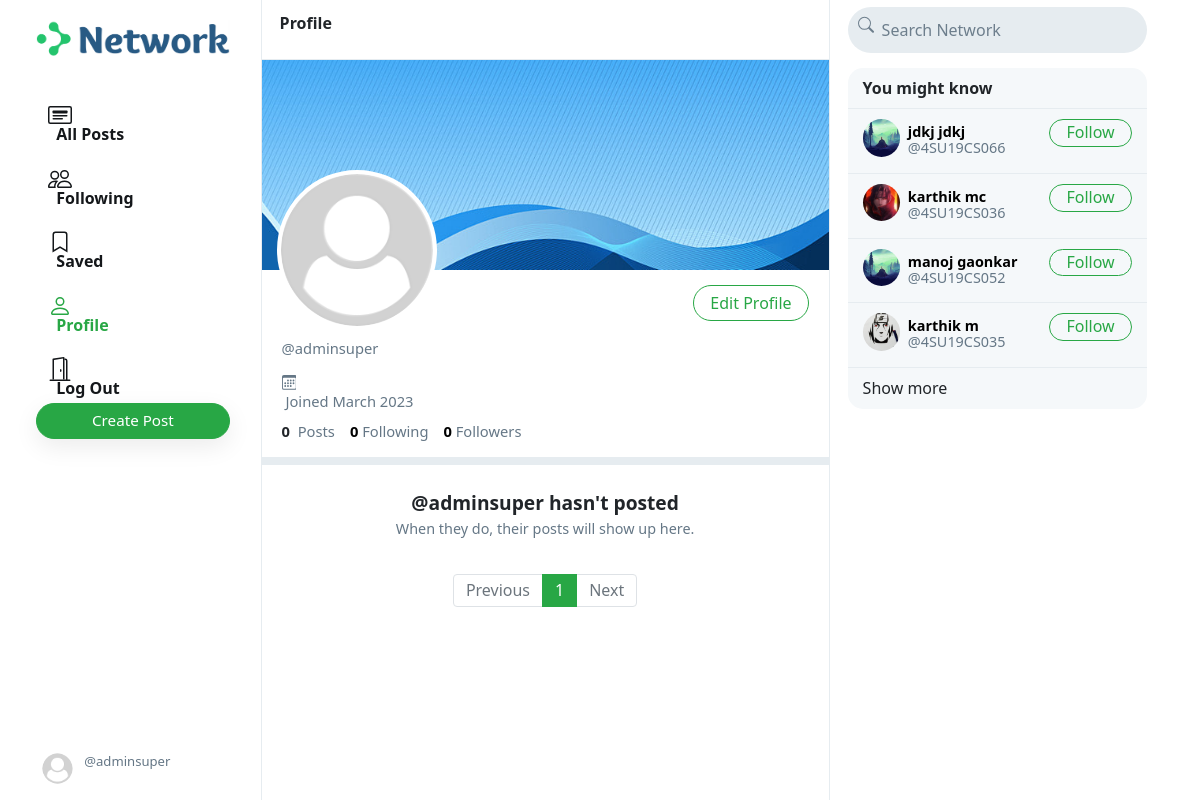
Page /profile/adminsuper (signed in) on the committed database.
### network/models.py (models this page shows, shortened)
class User(AbstractUser):
    profile_pic = models.ImageField(upload_to='profile_pic/',blank=True,default='profile_pic/default_profile_image.png')
    bio = models.TextField(max_length=160, blank=True, null=True)
    cover = models.ImageField(upload_to='covers/', blank=True,default='profile_pic/default_cover_image.png')
    def __str__(self):
        return self.username

### network/views.py (the view)
# urls.py: path("profile/<str:username>", views.profile, name='profile'),
def profile(request, username):
    user = User.objects.get(username=username)
    all_posts = Post.objects.filter(creater=user).order_by('-date_created')
    paginator = Paginator(all_posts, 10)
    page_number = request.GET.get('page')
    if page_number == None:
        page_number = 1
    posts = paginator.get_page(page_number)
    followings = []
    suggestions = []
    follower = False
    if request.user.is_authenticated:
        followings = Follower.objects.filter(followers=request.user).values_list('user', flat=True)
        suggestions = User.objects.exclude(pk__in=followings).exclude(username=request.user.username).order_by("?")[:6]
        if request.user in Follower.objects.get(user=user).followers.all():
            follower = True
        else:
            follower=False
    follower_count = Follower.objects.get(user=user).followers.all().count()
    following_count = Follower.objects.filter(followers=user).count()
    return render(request, 'network/profile.html', {
        "username": user,
        "posts": posts,
        "posts_count": all_posts.count(),
        "suggestions": suggestions,
        "page": "profile",
        "is_follower": follower,
        "follower_count": follower_count,
        "following_count": following_count
    })

### network/templates/network/profile.html (shortened to what this page needs)
{% extends 'network/index.html' %}
{% load static %}
{% block profile %}
    <div class="profile-view" data-user="{{username.username}}">
        <div class="cover-image" style="background-image: url(/media/{{username.cover}})"></div>
        <div class="profile-image" style="background-image: url(/media/{{username.profile_pic}})"></div>
        <div class="profile-details">
            <div>
                {% if user.username == username.username %}
                    <button class="btn btn-outline-success float-right" id="edit-profile-btn">Edit Profile</button>
                {% elif is_follower %}
                    <button class="btn btn-success float-right" onclick="unfollow_user(this,'{{username.username}}','edit_page')" id="following-btn">Following</button>
                {% else %}
                    <button class="btn btn-outline-success float-right" onclick="follow_user(this,'{{username.username}}','edit_page')" id="follow-btn">Follow</button>
                {% endif %}
            </div>
            <div class="details-data">
                <div class="grey">@{{username.username}}</div>
                <div class="grey" style="padding: 8px 0px;">
                    &nbsp;Joined {{username.date_joined | date:"F Y"}}
                </div>
                <div>
                    <strong>
                        {{posts_count}}
                    </strong>
                    &nbsp;<span class="grey">Posts</span>
                    <a href="#">
                        <strong id="following__count">{{following_count | default:0}}</strong>&nbsp;<span class="grey">Following</span>
                    </a>
                    <a href="#">
                        <strong id="follower__count">{{follower_count | default:0}}</strong>&nbsp;<span class="grey">Followers</span>
                    </a>
                </div>
            </div>
        </div>
    </div>
    <div class="space"></div>
{% endblock %}
{% block emptyprofile %}
    <center>
        <br>
        <strong style="font-size: 1.2em;">@{{username}} hasn't posted</strong>
        <div class="grey" style="font-size: .9em;">When they do, their posts will show up here.</div>
    </center>
{% endblock %}

### network/templates/network/layout.html (shortened to what this page needs)
{% load static %}
<!DOCTYPE html>
<html lang="en" class="dark">
    <head>
        <link rel="stylesheet" href="https://stackpath.bootstrapcdn.com/bootstrap/4.4.1/css/bootstrap.min.css">
        <link href="{% static 'network/styles.css' %}" rel="stylesheet">
    </head>
    <body>
        <div class="body" data-page="{{page}}">
            <div class="sidenav">
                <a href="{% url 'index' %}" class="navbar-brand">
                    <img src="{% static 'network/Images/logo.png' %}" height="31px">
                </a>
                <div style="height: 100%;">
                    <div>
                        <div>
                            <ul>
                                <li class="nav-item" id="all_posts">
                                <a href="{% url 'index' %}" class="nav-link">
                                    <div>
                                        &nbsp;&nbsp;All Posts
                                    </div>
                                </a>
                                </li>
                                {% if user.is_authenticated %}
                                    <li class="nav-item" id="following">
                                        <a href="{% url 'following' %}" class="nav-link">
                                            <div>
                                                &nbsp;&nbsp;Following
                                            </div>
                                        </a>
                                    </li>
                                    <li class="nav-item" id="saved">
                                        <a href="{% url 'saved' %}" class="nav-link">
                                            <div>
                                                <svg width="1.5em" height="1.5em" viewBox="0 0 16 16" class="bi bi-bookmark" fill="currentColor" xmlns="http://www.w3.org/2000/svg">
                                                    <path fill-rule="evenodd" d="M8 12l5 3V3a2 2 0 0 0-2-2H5a2 2 0 0 0-2 2v12l5-3zm-4 1.234l4-2.4 4 2.4V3a1 1 0 0 0-1-1H5a1 1 0 0 0-1 1v10.234z"/>
                                                  </svg>
                                                &nbsp;&nbsp;Saved
                                            </div>
                                        </a>
                                    </li>
                                    <li class="nav-item" id="profile">
                                        <a href="{% url 'profile' user.username %}" class="nav-link">
                                            <div>
                                                &nbsp;&nbsp;Profile
                                            </div>
                                        </a>
                                    </li>
                                    <li class="nav-item" id="logout">
                                        <a href="{% url 'logout' %}" class="nav-link">
                                            <div>
                                                &nbsp;&nbsp;Log Out
                                            </div>
                                        </a>
                                    </li>
                                {% endif %}
                            </ul>
                        </div>
                        {% if user.is_authenticated %}
                            <button id="popup-btn" class="btn btn-success new-post-btn" onclick="createpost()">Create Post</button>
                        {% endif %}
                    </div>
                    <div style="position: absolute; bottom: 10px;">
                        {% if user.is_authenticated %}
                            <li class="nav-item sidenav-user">
                                <a href="{% url 'profile' user.username %}" class="nav-link">
                                    <div class="user_account">
                                        <div class="small-profilepic" style="float: left; background-image: url(/media/{{user.profile_pic}})"></div>
                                        <div style="height: 2.7vw; margin: auto;">
                                            <div class="grey" style="margin-top: 4px;">@{{ user.username }}</div>
                                        </div>
                                    </div>
                                </a>
                            </li>
                        {% endif %}
                    </div>
                </div>
            </div>
            {% block body %}
            {% endblock %}
            <div class="right-div">
                <nav class="head">
                    <form action="#">
                        <div class="search-div">
                            <div>
                            </div>
                            <input type="text" name="query" id="search-box" placeholder="Search Network">
                        </div>
                    </form>
                </nav>
                <div class='right-div-content'>
                    <div class="space" style="background-color: white;"></div>
                    {% if user.is_authenticated %}
                        <div class="suggestion-box">
                            <div class="suggestion-header">
                                You might know
                            </div>
                            {% for suggestion in suggestions %}
                                <div class="suggestion-user">
                                    <div>
                                        <a href="{% url 'profile' suggestion.username %}">
                                            <div class="small-profilepic" style="background-image: url(/media/{{suggestion.profile_pic}})"></div>
                                        </a>
                                    </div>
                                    <div class="user-details">
                                        <a href="{% url 'profile' suggestion.username %}">
                                            <div id="user-name">
                                                <strong>
                                                    {{suggestion.first_name}} {{suggestion.last_name}}
                                                </strong>
                                            </div>
                                            <div class="grey">@{{suggestion.username}}</div>
                                        </a>
                                    </div>
                                    <div>
                                        <button class="btn btn-outline-success" type="button" onclick="follow_user(this,'{{suggestion.username}}','suggestion')">Follow</button>
                                    </div>
                                </div>
                            {% empty %}
                                    <div style="text-align: center; border-bottom: .5px solid #e6ecf0; padding: 10px 15px;">
                                        <span class="grey" style="font-size: .9em;">No suggestions available.</span>
                                    </div>
                            {% endfor %}
                            <div class="suggestion-footer">
                                <a href="#">Show more</a>
                            </div>
                        </div>
                    {% endif %}
                </div>
            </div>
        </div>
    </body>
        <script src="https://cdn.tailwindcss.com"></script>
</html>

### rows in the picture
User: profile_pic (placeholder picture), username "adminsuper", cover (placeholder picture), date_joined "March 2023"
User: profile_pic (picture), first_name "jdkj", last_name "jdkj", username "4SU19CS066"
User: profile_pic (picture), first_name "karthik", last_name "mc", username "4SU19CS036"
User: profile_pic (picture), first_name "manoj", last_name "gaonkar", username "4SU19CS052"
User: profile_pic (picture), first_name "karthik", last_name "m", username "4SU19CS035"

### other values in the picture
{{ posts_count }} "0"
{{ following_count | default:0 }} "0"
{{ follower_count | default:0 }} "0"
{{ each }} "1"
